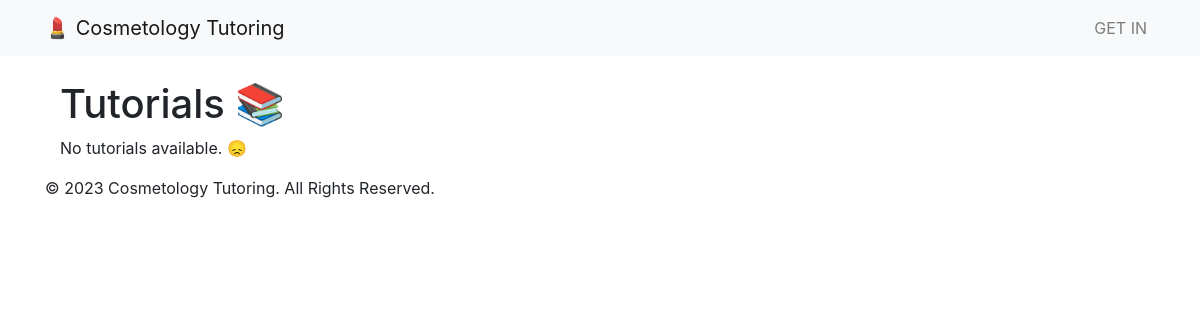
Page /tutorials/ on the earlier database version.
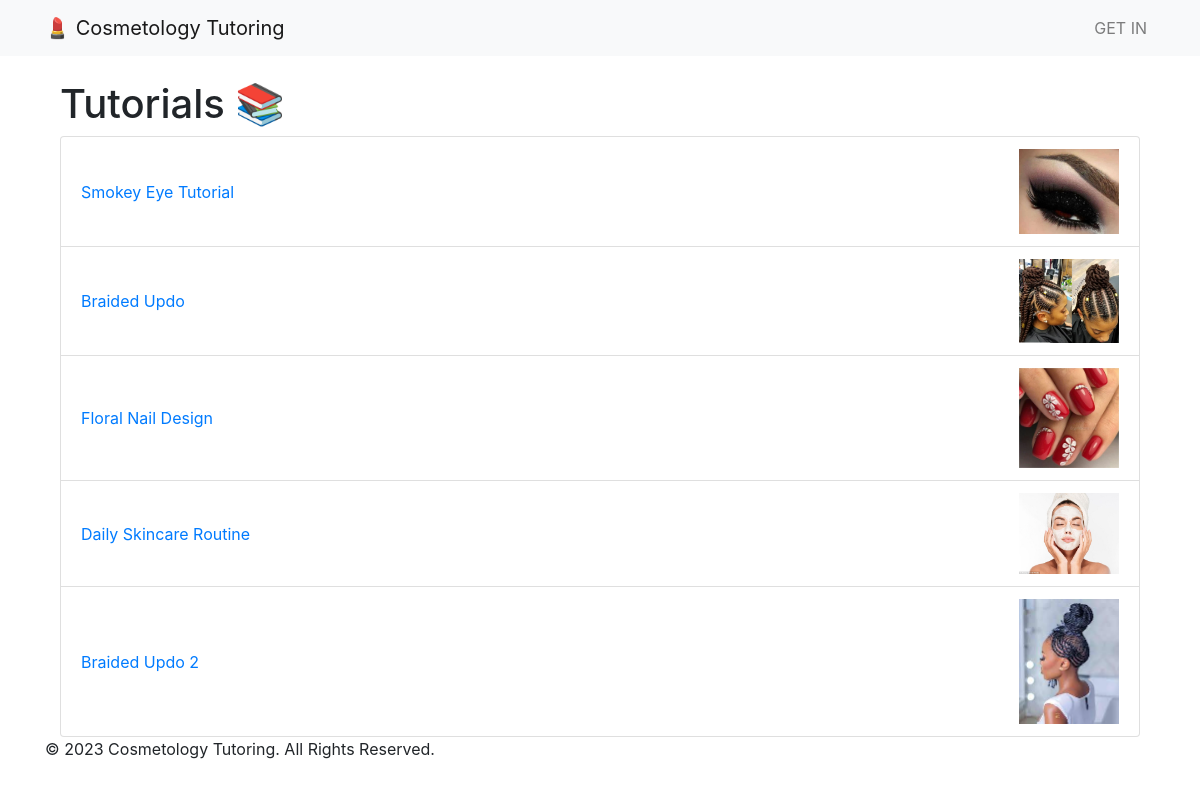
Same page on the later database version.
### tutorials/models.py (models this page shows, shortened)
class Tutorial(models.Model):
    creator = models.ForeignKey(User, on_delete=models.CASCADE)
    title = models.CharField(max_length=200)
    image = models.ImageField(upload_to='tutorial_images/')  # Use ImageField for images
    category = models.ForeignKey(Category, on_delete=models.CASCADE)
    description = RichTextUploadingField()  # Use CKEditor for rich text content

### tutorials/views.py (the view)
# urls.py: path('', views.TutorialListView.as_view(), name='tutorial-list'),
class TutorialListView(ListView):
    model = Tutorial
    template_name = 'tutorials/tutorial_list.html'
    context_object_name = 'tutorials'

### templates/tutorials/tutorial_list.html (shortened to what this page needs)
{% extends "base.html" %}
{% block content %}
    <div class="container mt-4">
        <h1>Tutorials 📚</h1>
        <ul class="list-group">
            {% for tutorial in tutorials %}
                <li class="list-group-item d-flex justify-content-between align-items-center">
                    <div>
                        <a href="{% url 'tutorial-detail' tutorial.pk %}">{{ tutorial.title }}</a>
                    </div>
                    <img src="{{ tutorial.image.url }}" alt="{{ tutorial.title }} Image" width="100">
                </li>
            {% empty %}
                <p>No tutorials available. 😞</p>
            {% endfor %}
        </ul>
    </div>
{% endblock %}

### templates/base.html (shortened to what this page needs)
<!DOCTYPE html>
{% load static %}
<html lang="en">
<head>
    <link rel="stylesheet" href="https://stackpath.bootstrapcdn.com/bootstrap/4.5.2/css/bootstrap.min.css">
</head>
<body>
    <nav class="navbar navbar-expand-lg navbar-light bg-light">
        <div class="container">
            <a class="navbar-brand" href="/">
                💄 Cosmetology Tutoring
            </a>
            <div class="collapse navbar-collapse" id="navbarNav">
                <ul class="navbar-nav ml-auto">
                    {% if user.is_authenticated %}
                        <li class="nav-item">
                            <a class="nav-link" href="/">Home</a>
                        </li>
                        <li class="nav-item">
                            <a class="nav-link" href="{% url 'tutorial-list' %}">Tutorials</a>
                        </li>
                        <li class="nav-item">
                            <a class="nav-link" href="{% url 'video-list' %}">Videos</a>
                        </li>
                        <li class="nav-item">
                            <a class="nav-link" href="{% url 'quiz-list' %}">Quizzes</a>
                        </li>
                        <li class="nav-item">
                            <a class="nav-link" href="{% url 'account:logout' %}">Log Out</a>
                        </li>
                    {% else %}
                        <li class="nav-item">
                            <a class="nav-link" href="{% url 'account:login' %}">GET IN</a>
                        </li>
                    {% endif %}
                </ul>
            </div>
        </div>
    </nav>
    <div class="container">
        {% block content %}{% endblock %}
    </div>
    <footer class="footer">
        <div class="container">
            <p>&copy; 2023 Cosmetology Tutoring. All Rights Reserved.</p>
        </div>
    </footer>
</body>
</html>

Differences in the rows shown:
added Tutorial: title "Smokey Eye Tutorial", image (picture)
added Tutorial: title "Braided Updo", image (picture)
added Tutorial: title "Floral Nail Design", image (picture)
added Tutorial: title "Daily Skincare Routine", image (picture)
added Tutorial: title "Braided Updo 2", image (picture)
Other differences:
text no longer shown: "No tutorials available. 😞"
